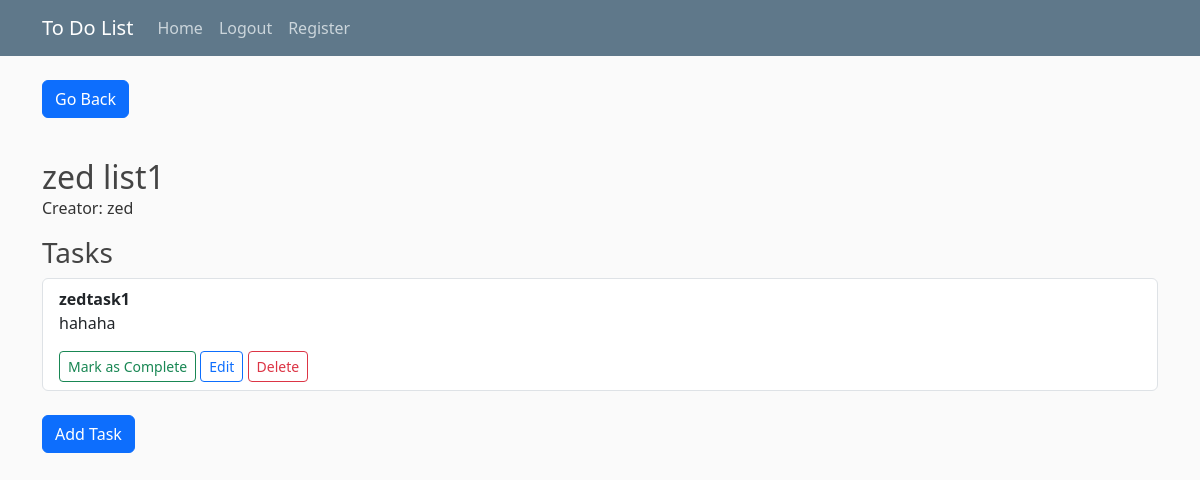
Page /13/ (signed in) on the committed database.
### todoapp/models.py (models this page shows, shortened)
class List(models.Model):
    name = models.CharField(max_length=200)
    date_created = models.DateField(auto_now_add=True)
    complete = models.BooleanField(default=False)
    creator = models.ForeignKey(User, on_delete=models.CASCADE)

class Task(models.Model):
    title = models.CharField(max_length=500)
    objective = models.TextField()
    done = models.BooleanField(default=False)
    list = models.ForeignKey(List, on_delete=models.CASCADE)

### todoapp/views.py (the view)
# urls.py: path('<str:pk>/', getTasks, name='tasks'),
@login_required
def getTasks(request, pk):
    my_list = List.objects.get(id=pk)
    if my_list.creator == request.user:
        tasks = my_list.task_set.all()
        return render(request, 'detailed-list.html', context={'list': my_list, "tasks": tasks})
    else:
        return redirect('warning')

### todoapp/templates/detailed-list.html
{% extends 'main.html' %}
{% block content %}
{% if request.user == list.creator %}
<a href="{% url 'homepage' %}" class="btn btn-primary" style="margin-bottom:40px;">Go Back</a>
<h2 class="mb-0">{{ list.name }}</h2>
<p>Creator: {{ list.creator }}</p>
<h3>Tasks</h3>
{% for task in tasks %}
<ul class="list-group mb-4">
        <li class="list-group-item  justify-content-between align-items-center">
            <b>{{ task.title }}</b>
            <p>{{ task.objective }}</p>
            <span>
                {% if task.done %}
                   <b><span class="badge badge-success" style="color:#4BB543;">Done</span></b>
                {% else %}
                    <a href="{% url 'mark-as-complete-task' task.id %}" class="btn btn-sm btn-outline-success">Mark as Complete</a>
                {% endif %}
                <a href="{% url 'update-task' task.id %}" class="btn btn-sm btn-outline-primary">Edit</a>
                <a href="{% url 'delete-task' task.id %}" class="btn btn-sm btn-outline-danger">Delete</a>
            </span>
        </li>
</ul>
{% endfor %}
{% endif %}
<a href="{% url 'new-task' list.id %}" class="btn btn-primary">Add Task</a>
{% endblock %}

### static/styles/main.css (style rules this page uses)
body { background: #fafafa; color: #333333; margin-top: 5rem; }
h1, h2, h3, h4, h5, h6 { color: #444444; }
ul { margin: 0; }

### rows in the picture
List: name "zed list1", creator "zed"
Task: title "zedtask1", objective "hahaha", done "Mark as Complete"
